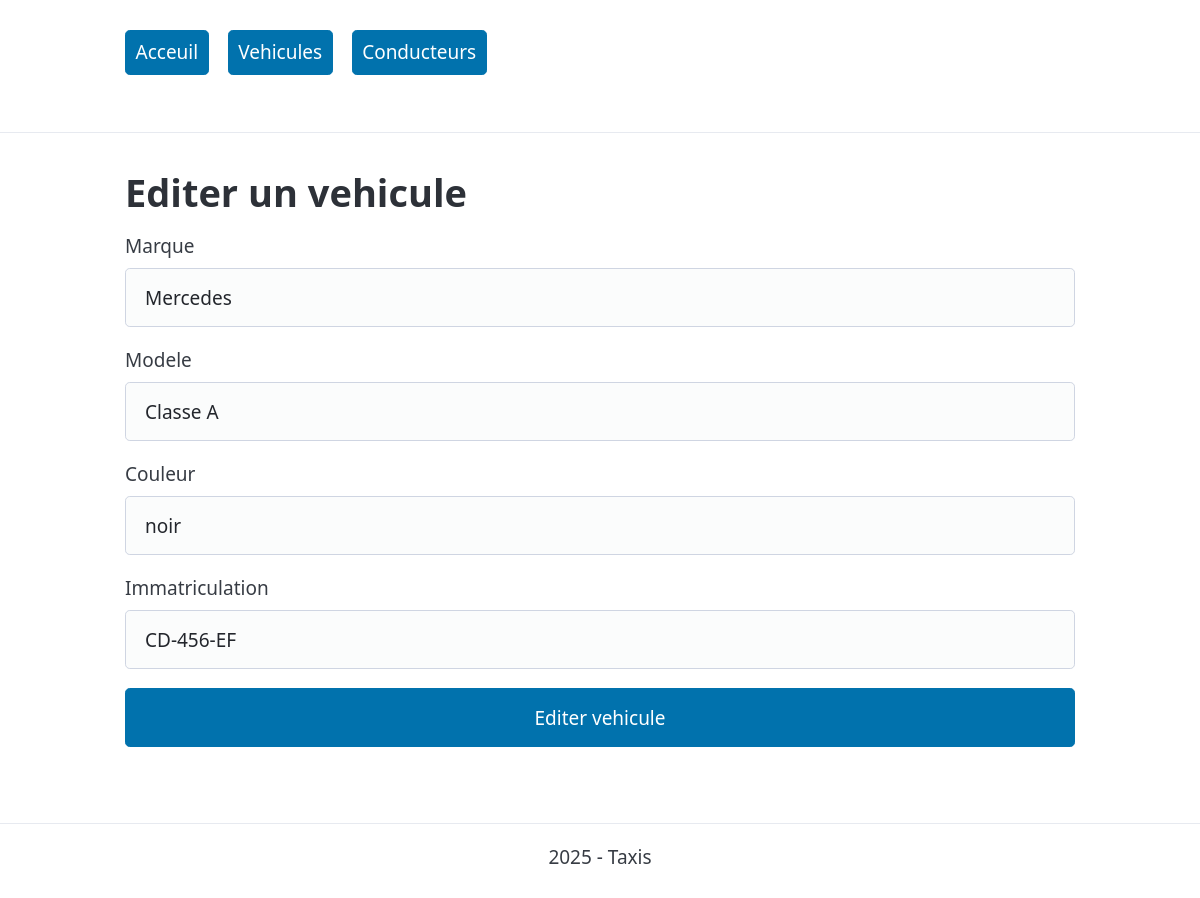
Screenshot of /vehicule/edit-vehicule.php?id=9 with the database file from the repository.
### tables this page shows
CREATE TABLE `vehicule` (
  `id_vehicule` int(11) NOT NULL AUTO_INCREMENT,
  `marque` varchar(30) NOT NULL,
  `modele` varchar(50) NOT NULL,
  `couleur` varchar(20) NOT NULL,
  `immatriculation` varchar(15) NOT NULL,
  PRIMARY KEY (`id_vehicule`)
);

### vehicule/edit-vehicule.php (called while the page is built, shortened)
<?php
include dirname(__DIR__) . '/fonctions.php';
require dirname(__DIR__) . '/connexiondb.php';
$idEditVehicule = $_GET['id'] ?? null;
$vehicule = getVehicule($pdo,$idEditVehicule);
include PATH_PROJET . '/views/vehicule/edit-vehicule-view.php';

### fonctions.php (called while the page is built, shortened)
<?php
function getVehicule($pdo, $idParam) {
    $sql = "SELECT * FROM vehicule WHERE id_vehicule = :id";
    $stmt = $pdo->prepare($sql);
    $stmt->execute([
        ':id' => $idParam
    ]);
    $vehicule = $stmt->fetch();
    return $vehicule;
}

### views/vehicule/edit-vehicule-view.php (the view, shortened to what this page needs)
<?php
require PATH_PROJET . '/views/partials/header.php'; ?>
        <h1>Editer un vehicule</h1>
        <form action="?id=<?= $vehicule['id_vehicule']; ?>" method="POST">
            <div>
                <label for="marque">Marque</label>
                <input type="text" name="marque" value="<?= $vehicule['marque']; ?>"  required>
            </div>
             <div>
                <label for="modele">Modele</label>
                <input type="text" name="modele" value="<?= $vehicule['modele']; ?>" required>
            </div>
            <div>
                <label for="couleur">Couleur</label>
                <input type="text" name="couleur" value="<?= $vehicule['couleur']; ?>" required>
            </div>
            <div>
                <label for="immatriculation">Immatriculation</label>
                <input type="text" name="immatriculation" value="<?= $vehicule['immatriculation']; ?>"  required>
            </div>
            <div>
                <button type="submit" name="envoyer">Editer vehicule</button>
            </div>
        </form>
<?php require PATH_PROJET . '/views/partials/footer.php'; ?>

### rows the page displays
vehicule: marque "Mercedes", modele "Classe A", couleur "noir", immatriculation "CD-456-EF"
